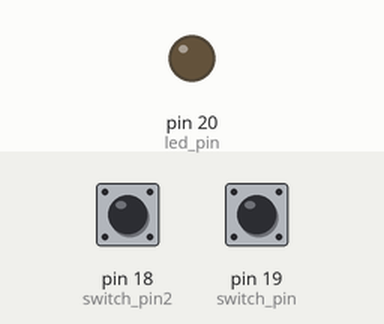
Bench run of a program on a simulated MicroPython board. Shown: output pins drawn as LEDs (lit = HIGH). The inputs (shaded band) are chosen by the test bench; at power-on: pin 19 (switch_pin) LOW, pin 18 (switch_pin2) LOW.

Above: at 1.2 s.
1.3 s: pin 19 (switch_pin) pulled HIGH for 0.15 s
At 1.9 s:
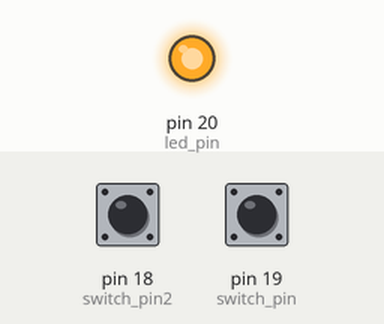
2.9 s: pin 18 (switch_pin2) pulled HIGH for 0.15 s
At 3.2 s:
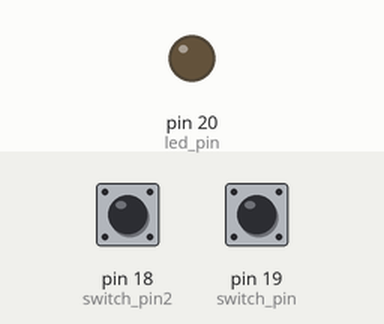
4.5 s: pin 19 (switch_pin) pulled HIGH for 1 s
At 5.6 s:
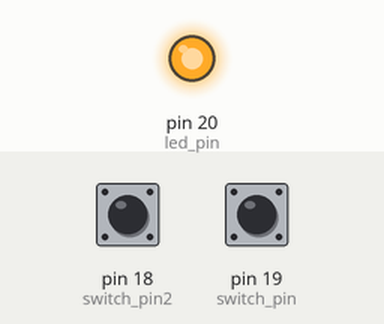
Timing chart, 0 to 7.5 s (numbered marks = the images above; inputs shaded):
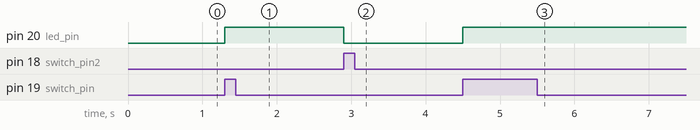

The program:

main.py
```python
from machine import Pin
import time

led_pin = Pin(20, Pin.OUT)
switch_pin = Pin(19, Pin.IN, pull=Pin.PULL_DOWN)
switch_pin2 = Pin(18, Pin.IN, pull=Pin.PULL_DOWN)

while True:
    if switch_pin.value():
        led_pin.value(1)
    elif switch_pin2.value():
        led_pin.value(0)
    time.sleep(0.1)
```

Measured:
- after the input at 1.3 s, pin 20 (led_pin): LOW → HIGH at once
- after the input at 2.9 s, pin 20 (led_pin): HIGH → LOW at once
- after the input at 4.5 s, pin 20 (led_pin): LOW → HIGH at once
